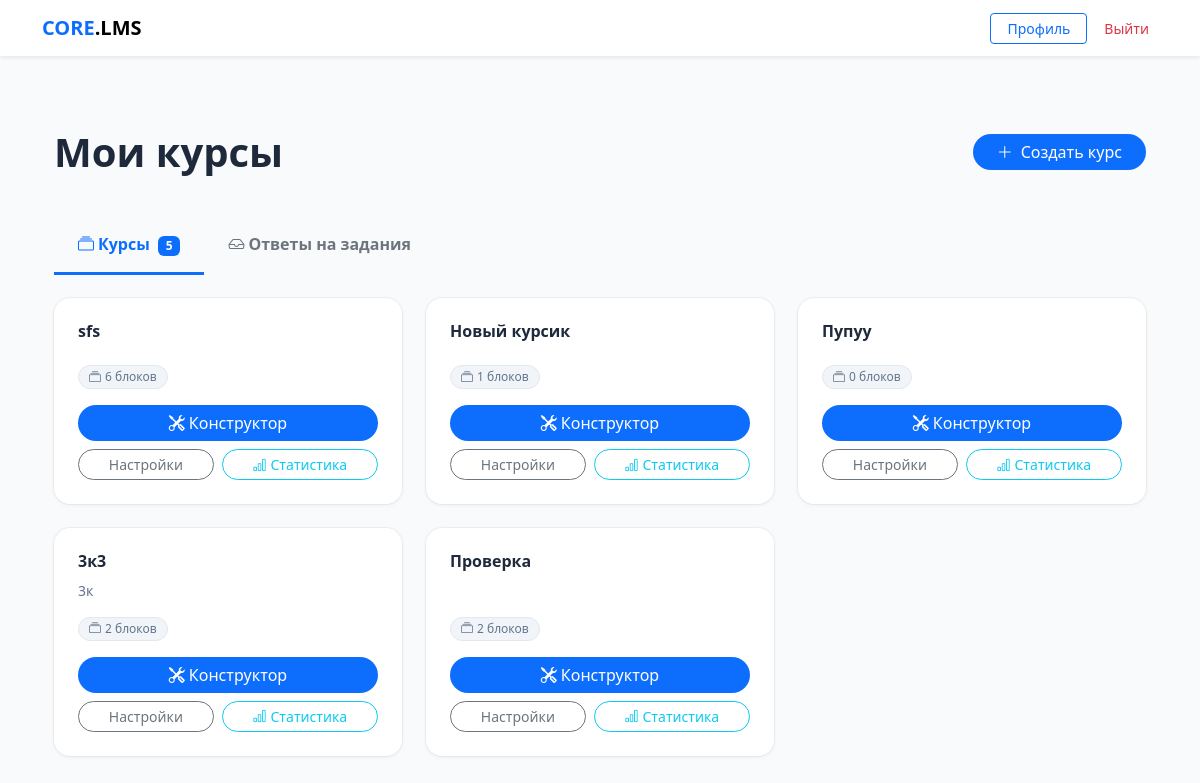
The page / (signed in) on the database its author committed.
### core/models.py (models this page shows, shortened)
class Course(models.Model):
    title = models.CharField(max_length=255)
    description = models.TextField(blank=True)
    author = models.ForeignKey(CustomUser, on_delete=models.CASCADE, related_name='authored_courses')
    groups = models.ManyToManyField(Group, related_name='available_courses', blank=True)
    created_at = models.DateTimeField(auto_now_add=True)
    available_from = models.DateTimeField(null=True, blank=True,
        help_text='Дата открытия курса. Пусто — доступен сразу.')
    available_until = models.DateTimeField(null=True, blank=True,
        help_text='Дата закрытия курса. Пусто — бессрочно.')
    allow_self_enroll = models.BooleanField(default=False,
        help_text='Разрешить студентам подключаться по коду доступа')
    access_code = models.CharField(max_length=32, blank=True, null=True,
        help_text='Код для самостоятельного подключения к курсу')

### core/views.py (the view, shortened to what this page needs)
# urls.py: path('', views.dashboard, name='dashboard'),
@login_required
def dashboard(request):
    if request.user.role == 'teacher':
        courses = Course.objects.filter(author=request.user)
        pending_submissions = Submission.objects.filter(
            status='submitted',
            assignment__block__course__author=request.user
        ).select_related(
            'student', 'assignment__block__course', 'assignment__block'
        ).order_by('-submitted_at')
        return render(request, 'core/dashboard.html', {
            'courses': courses,
            'pending_submissions': pending_submissions,
        })

### core/templates/core/dashboard.html (shortened to what this page needs)
{% extends "core/base.html" %}
{% load core_extras %}
{% block content %}
<div class="container py-5">
    <div class="d-flex justify-content-between align-items-center mb-5">
        <h1 class="fw-bold mb-0">
            {% if user.role == 'teacher' %}Мои курсы{% else %}Моё обучение{% endif %}
        </h1>
        {% if user.role == 'teacher' %}
        <a href="{% url 'create_course' %}" class="btn btn-primary rounded-pill px-4">
            <i class="bi bi-plus-lg me-2"></i>Создать курс
        </a>
        {% endif %}
    </div>
    {% if user.role == 'teacher' %}
    <ul class="nav nav-tabs border-0 mb-4" id="teacherTabs">
        <li class="nav-item">
            <button class="nav-link active fw-bold border-0 bg-transparent px-4 pb-3"
                    data-bs-toggle="tab" data-bs-target="#tab-courses" type="button">
                <i class="bi bi-collection me-1"></i>Курсы
                <span class="badge bg-primary ms-1">{{ courses.count }}</span>
            </button>
        </li>
        <li class="nav-item">
            <button class="nav-link fw-bold border-0 bg-transparent px-4 pb-3"
                    data-bs-toggle="tab" data-bs-target="#tab-submissions" type="button">
                <i class="bi bi-inbox me-1"></i>Ответы на задания
            </button>
        </li>
    </ul>
    <div class="tab-content">
        <div class="tab-pane fade show active" id="tab-courses">
            <div class="row g-4">
                {% for course in courses %}
                <div class="col-12 col-md-6 col-lg-4">
                    <div class="dash-card">
                        <div class="dash-card-body">
                            <h5 class="dash-card-title">{{ course.title }}</h5>
                            <p class="dash-card-desc">{{ course.description|truncatewords:15 }}</p>
                            <div class="dash-card-badges">
                                <span class="dash-badge">
                                    <i class="bi bi-collection me-1"></i>{{ course.blocks.count }} блоков
                                </span>
                            </div>
                            <div class="dash-card-actions">
                                <a href="{% url 'course_builder' course.id %}" class="btn btn-primary w-100 rounded-pill">
                                    <i class="bi bi-tools me-1"></i>Конструктор
                                </a>
                                <div class="d-flex gap-2">
                                    <a href="{% url 'edit_course' course.id %}" class="btn btn-outline-secondary btn-sm rounded-pill flex-grow-1">
                                        Настройки
                                    </a>
                                    <a href="{% url 'course_stats' course.id %}" class="btn btn-outline-info btn-sm rounded-pill flex-grow-1">
                                        <i class="bi bi-bar-chart me-1"></i>Статистика
                                    </a>
                                </div>
                            </div>
                        </div>
                    </div>
                </div>
                {% empty %}
                <div class="col-12 text-center py-5">
                    <i class="bi bi-journal-plus display-4 text-muted opacity-25"></i>
                    <p class="text-muted mt-3">Вы ещё не создали ни одного курса.</p>
                </div>
                {% endfor %}
            </div>
        </div>
    </div>
    {% endif %}
</div>
{% endblock %}

### core/templates/core/base.html (style rules this page uses)
:root { --bg-body: #f8fafc; --bg-card: #ffffff; --border-color: #e2e8f0; --accent: #0d6efd; --text-main: #1e293b; }
body { background-color: var(--bg-body); color: var(--text-main); font-family: 'Segoe UI', system-ui, sans-serif; }
.btn-primary { background-color: var(--accent); border: none; border-radius: 8px; }

### core/templates/core/dashboard.html (style rules this page uses)
.nav-tabs .nav-link { color: #6c757d; border-bottom: 3px solid transparent !important; transition: color .15s; }
.nav-tabs .nav-link.active { color: #0d6efd !important; border-bottom: 3px solid #0d6efd !important; }
.dash-card { background: #fff; border-radius: 16px; box-shadow: 0 1px 4px rgba(0,0,0,.06), 0 0 0 1px rgba(0,0,0,.04); transition: transform .25s ease, box-shadow .25s ease; height: 100%; display: flex; flex-direction: column; }
.dash-card-body { padding: 1.5rem; display: flex; flex-direction: column; flex: 1; }
.dash-card-title { font-size: 1rem; font-weight: 700; margin-bottom: .5rem; color: #1e293b; }
.dash-card-desc { font-size: .875rem; color: #64748b; flex: 1; margin-bottom: 1rem; line-height: 1.5; }
.dash-card-badges { display: flex; flex-wrap: wrap; gap: .4rem; margin-bottom: 1rem; }
.dash-badge { display: inline-flex; align-items: center; background: #f1f5f9; color: #64748b; border: 1px solid #e2e8f0; border-radius: 100px; padding: 2px 10px; font-size: .75rem; }
.dash-card-actions { display: flex; flex-direction: column; gap: .5rem; margin-top: auto; }

### rows shown on the page
Course: title "sfs", blocks.count "6"
Course: title "Новый курсик", blocks.count "1"
Course: title "Пупуу", blocks.count "0"
Course: title "3к3", description "3к", blocks.count "2"
Course: title "Проверка", blocks.count "2"

### other values the page prints
{{ courses.count }} "5"
